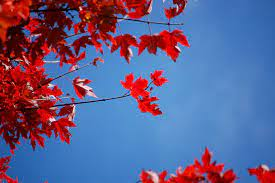
#> input picture image_test/red_color.jpg, 275 x 183 px, given in place of the camera
$ python trash2.py
#> lines starting #> are read from the running program, lines starting #| are printed output that depends on the picture; after the words box and inside, x2 and y2 are one past the last pixel; in counts of white or black regions, pixels touching at a corner belong together
import cv2
from matplotlib.transforms import Bbox
import numpy as np
import time

cap = cv2.VideoCapture(1)
cap.set(cv2.CAP_PROP_FPS, 10)
fps = int(cap.get(5))
# print("fps:", fps)
cap.set(3, 1280)
cap.set(4, 720)

kernel = np.ones((5, 5), np.uint8)

start_time = time.time()
p = 1
counter = 0

IDS = []
def iou(box1, box2):
                xi1 = max(box1[0], box2[0])
                yi1 = max(box1[1], box2[1])
                xi2 = min(box1[2], box2[2])
                yi2 = min(box1[3], box2[3])
                inter_area = (yi2 - yi1) * (xi2 - xi1)

                box1_area = (box1[2] - box1[0]) * (box1[3] - box1[1])
                box2_area = (box2[2] - box2[0]) * (box2[3] - box2[1])
                union_area = box1_area + box2_area - inter_area

                iou = inter_area / (union_area + 0.00000000000000000001)

                return iou
flag_initial = True
while True:
    ret, frame = cap.read()
#> frame is the input picture: shape (183, 275, 3); mean B, G, R 140.8, 95.8, 97.7
    if not ret:
        break
    frame = cv2.flip(frame, 1)
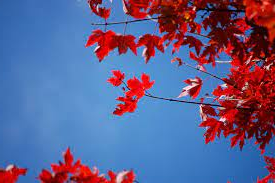
#> frame: shape (183, 275, 3); mean B, G, R 140.8, 95.8, 97.7
    if ret:
        counter += 1
        canidate_0 = None
        canidate_1 = None
        canidate_2 = None


        if (time.time() - start_time) > p:
            # print("FPS: ", counter / (time.time() - start_time))
            counter = 0
            start_time = time.time()

        hsv = cv2.cvtColor(frame, cv2.COLOR_BGR2HSV)
#> hsv: shape (183, 275, 3); mean H, S, V 99.9, 172.5, 175.4

        # lower_range = np.array([72, 86, 33])
        # upper_range = np.array([179, 255, 255])
        lower_range = np.array([96, 149, 49])
        upper_range = np.array([147, 255, 255])

        mask = cv2.inRange(hsv, lower_range, upper_range)
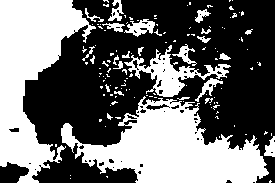
#> mask: shape (183, 275); 43% white; 134 white regions (108 under 20 px), largest, box (x1, y1, x2, y2) and area: (61, 96, 269, 183) 9360, (0, 0, 96, 183) 8537, (124, 45, 231, 97) 1577

        mask = cv2.erode(mask, kernel, iterations=1)
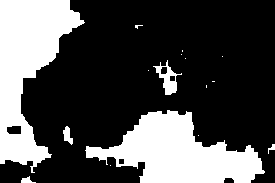
#> mask: shape (183, 275); 29.8% white; 16 white regions (10 under 20 px), largest, box (x1, y1, x2, y2) and area: (0, 0, 85, 173) 7329, (85, 110, 265, 183) 7092, (153, 60, 182, 95) 358, (63, 126, 73, 145) 108, (21, 176, 36, 183) 56, (268, 144, 275, 154) 31
        mask = cv2.dilate(mask, kernel, iterations=2)
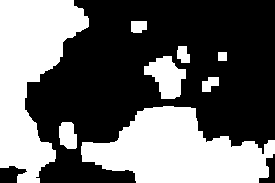
#> mask: shape (183, 275); 40.8% white; 8 white regions

        contours, hierarchy = cv2.findContours(mask, cv2.RETR_EXTERNAL, cv2.CHAIN_APPROX_SIMPLE)
#> contours = 8 contours; box (x1, y1, x2, y2) and area: (81, 106, 275, 183) 9065, (0, 0, 89, 183) 8776, (144, 56, 186, 99) 1014, (59, 122, 77, 149) 366, (202, 77, 219, 92) 153, (177, 46, 190, 63) 150, (131, 21, 147, 33) 149, (218, 52, 227, 61) 64
        area = [cv2.contourArea(contour) for contour in contours]
#> area = [365.5, 9065, 153, 1014.5, 64, 149.5, 149, 8776]
        box_new = []
        for pic, contour in enumerate(contours):
            x, y, w, h = cv2.boundingRect(contour)
            area_1 = cv2.contourArea(contour)
            a1 = x
            a2 = x + w
            b1 = y
            b2 = y + h
            if area_1 > 500:
                box_new.append([a1, b1, a2, b2 ])
#> this loop made 8 passes
#> (x, y, w, h, area_1, a1, a2, b1) on passes 1, 2, 3, 4, 6, 7, 8: (59, 122, 18, 27, 365.5, 59, 77, 122), (81, 106, 194, 77, 9065, 81, 275, 106), (202, 77, 17, 15, 153, 202, 219, 77), (144, 56, 42, 43, 1014.5, 144, 186, 56), (177, 46, 13, 17, 149.5, 177, 190, 46), (131, 21, 16, 12, 149, 131, 147, 21), (0, 0, 89, 183, 8776, 0, 89, 0)
#> (contour, x, y, w, h, area_1, a1, a2) on pass 5: ([[218, 52], [218, 60], [226, 60], [226, 52]], 218, 52, 9, 9, 64, 218, 227)
#> after the loop, box_new = [[81, 106, 275, 183], [144, 56, 186, 99], [0, 0, 89, 183]]
        if len(IDS) > 0:
            for i in range(len(IDS)):
                tmp = []

                for j in range(len(box_new)):
                    iou_new = iou(IDS[i], box_new[j])
                    if 0 < iou_new < 1 :
                        tmp.append([iou_new,box_new[j]])
                print('tmp:', tmp)
                max_v = 0
                for k in range(len(tmp)):
                    if tmp[k][0] > max_v:
                        canidate = tmp[k][1]
                        max_v = tmp[k][0]
                print(canidate,i)
                if i == 0:
                    canidate_0 = canidate
                if i == 1:
                    canidate_1 = canidate
                if i == 2:
                    canidate_2 = canidate

            print(canidate_0, max_v)
        IDS = box_new
#> IDS has the same summary as box_new
        print('IDS:', IDS)
#| IDS: [[81, 106, 275, 183], [144, 56, 186, 99], [0, 0, 89, 183]]
    if canidate_0 is not None:
        cv2.rectangle(frame, (canidate_0[0], canidate_0[1]), (canidate_0[2], canidate_0[3]), (0, 0, 255), 2)
        # for i in range(len(box_new)):
        #     cv2.rectangle(frame, (box_new[i][0],box_new[i][1]), (box_new[i][2], box_new[i][3]), (250, 0, 255), 2)
        cv2.putText(frame, "0", (canidate_0[0], canidate_0[1]), cv2.FONT_HERSHEY_SIMPLEX, 1.0, (0, 0, 255))
    if canidate_1 is not None:
        cv2.rectangle(frame, (canidate_1[0], canidate_1[1]), (canidate_1[2], canidate_1[3]), (0, 0, 255), 2)
        # for i in range(len(box_new)):
        #     cv2.rectangle(frame, (box_new[i][0],box_new[i][1]), (box_new[i][2], box_new[i][3]), (250, 0, 255), 2)
        cv2.putText(frame, "1", (canidate_1[0], canidate_1[1]), cv2.FONT_HERSHEY_SIMPLEX, 1.0, (0, 0, 255))
    if canidate_2 is not None:
        cv2.rectangle(frame, (canidate_2[0], canidate_2[1]), (canidate_2[2], canidate_2[3]), (0, 0, 255), 2)
        # for i in range(len(box_new)):
        #     cv2.rectangle(frame, (box_new[i][0],box_new[i][1]), (box_new[i][2], box_new[i][3]), (250, 0, 255), 2)
        cv2.putText(frame, "2", (canidate_2[0], canidate_2[1]), cv2.FONT_HERSHEY_SIMPLEX, 1.0, (0, 0, 255))
    cv2.imshow('frame', frame)
    cv2.imshow('mask', mask)

    if cv2.waitKey(30) & 0xFF == ord('q'):
#> (key q is pressed here)
        break

cap.release()
cv2.destroyAllWindows()
